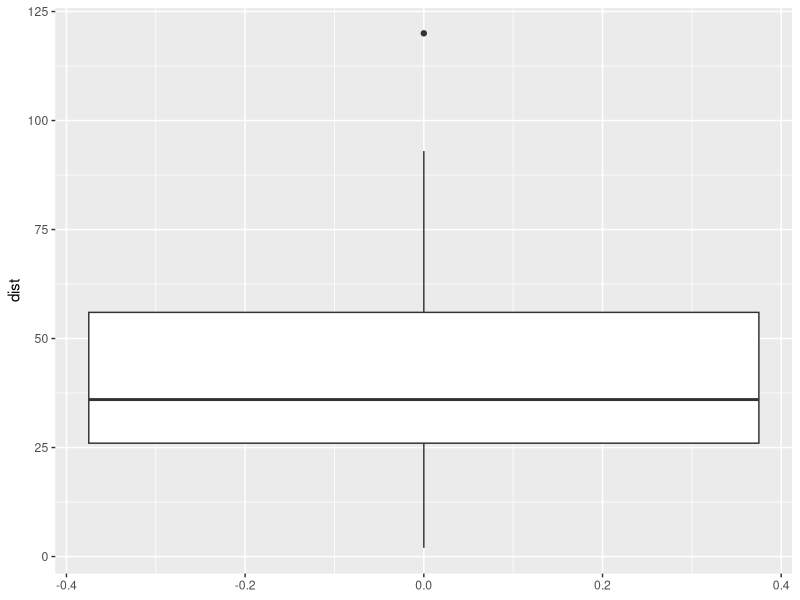
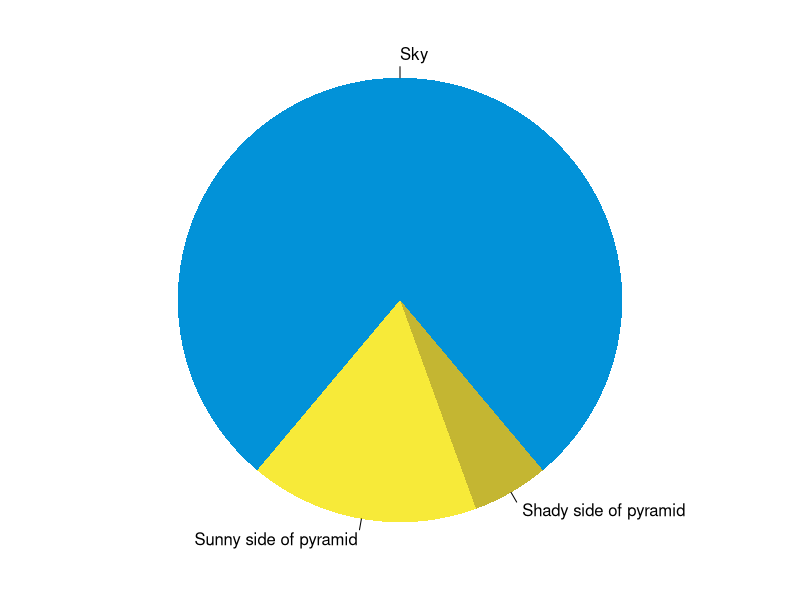

The R source for these figures, in order:
## ---- chunk 1
knitr::opts_chunk$set(collapse = TRUE)
library(ggplot2)
## ---- chunk 2
summary(cars)
fit <- lm(dist ~ speed, data = cars)
fit

ggplot(cars) +
  geom_boxplot(aes(y=dist))
## ---- chunk 3
par(mar = c(0, 1, 0, 1))
pie(
  c(280, 60, 20),
  c('Sky', 'Sunny side of pyramid', 'Shady side of pyramid'),
  col = c('#0292D8', '#F7EA39', '#C4B632'),
  init.angle = -50, border = NA
)
